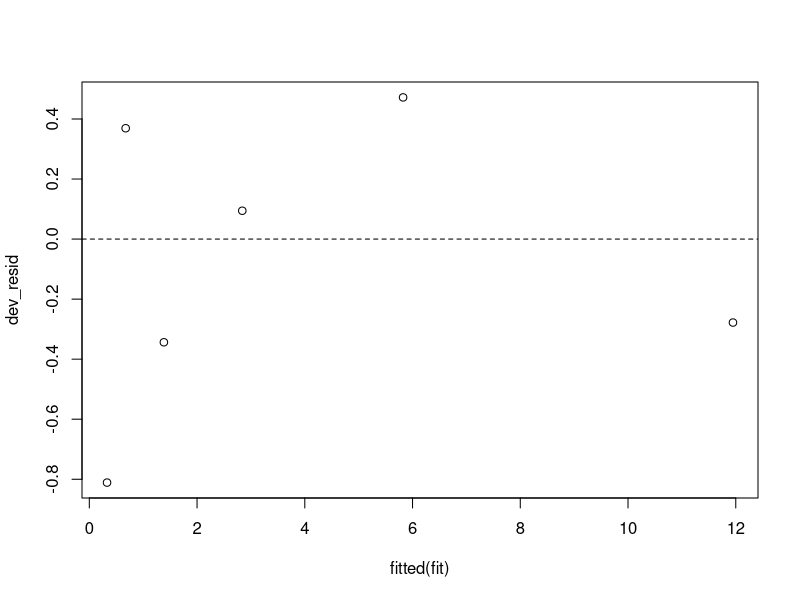

The R source for this figure:
## ---- chunk 1
#| label: compare-poisson-deviance-residuals
#| echo: true
y <- c(4, 103)
mu <- c(1, 100)

contribution <- 2 * (y * log(y / mu) - (y - mu))
deviance_residual <- sign(y - mu) * sqrt(contribution)

data.frame(
  y = y,
  fitted_mean = mu,
  raw_residual = y - mu,
  deviance_residual = deviance_residual
)
## ---- chunk 2
#| label: plot-constructed-deviance-residuals
#| echo: true
count_data <- data.frame(
  predictor = 0:5,
  count = c(0, 1, 1, 3, 7, 11)
)

fit <- glm(count ~ predictor, family = poisson(), data = count_data)
dev_resid <- residuals(fit, type = "deviance")

plot(fitted(fit), dev_resid)
abline(h = 0, lty = 2)
